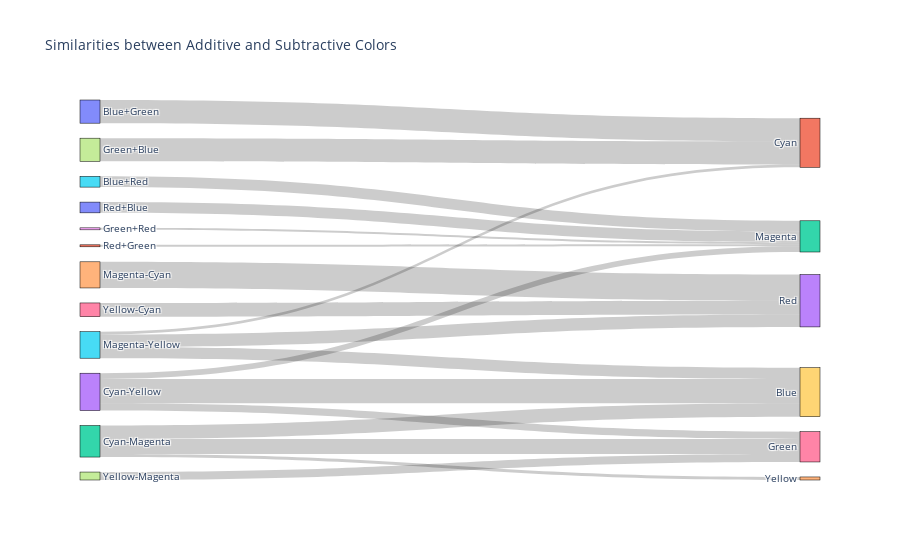

Source (notebook cell):
### Code cell
import plotly.graph_objects as go
import numpy as np

# Assuming color2vector is your dictionary of colors to vectors
# and you've computed additive_colors and subtractive_colors as given

# Calculate similarities and prepare data for Sankey diagram
source = []
target = []
value = []
labels = []

# Additive colors
for rv in additive_colors:
    for ov in color2vector.items():
        if ov[0] not in ['S1', 'V1', 'BW', 'Brown']:
            similarity = np.dot(rv[0], ov[1])
            if ov[0] not in rv[1]:
                # Add to Sankey data
                if rv[1] not in labels:
                    labels.append(rv[1])
                if ov[0] not in labels:
                    labels.append(ov[0])

                source.append(labels.index(rv[1]))
                target.append(labels.index(ov[0]))
                value.append(similarity)

# Assuming subtractive_colors follows the same structure
for rv in subtractive_colors:
    for ov in color2vector.items():
        if ov[0] not in ['S1', 'V1', 'BW', 'Brown']:
            similarity = np.dot(rv[0], ov[1])
            if ov[0] not in rv[1]:
                # Add to Sankey data
                if rv[1] not in labels:
                    labels.append(rv[1])
                if ov[0] not in labels:
                    labels.append(ov[0])

                source.append(labels.index(rv[1]))
                target.append(labels.index(ov[0]))
                value.append(similarity)
    # Similar logic as above

# Create Sankey diagram
fig = go.Figure(data=[go.Sankey(
    node=dict(
      pad=15,
      thickness=20,
      line=dict(color="black", width=0.5),
      label=labels
    ),
    link=dict(
      source=source,
      target=target,
      value=value
    ))])

fig.update_layout(title_text="Similarities between Additive and Subtractive Colors", font_size=10)
fig.show()

### Figure 1 — Plotly figure (JSON) as saved in the notebook; plotly's stock layout.template omitted (floating-point values rounded to 4 significant figures)
{"data": [{"link": {"source": [0, 0, 0, 0, 5, 5, 5, 5, 7, 7, 7, 7, 8, 8, 8, 8, 10, 10, 10, 10, 11, 11, 11, 11, 12, 12, 12, 12, 13, 13, 13, 13, 14, 14, 14, 14, 15, 15, 15, 15, 16, 16, 16, 16, 17, 17, 17, 17], "target": [1, 2, 3, 4, 1, 6, 2, 4, 1, 2, 3, 4, 9, 1, 2, 4, 1, 6, 2, 4, 9, 1, 2, 4, 9, 6, 3, 4, 9, 6, 2, 3, 9, 6, 3, 4, 9, 1, 6, 3, 9, 6, 2, 3, 9, 1, 6, 3], "value": [0.2187, -0.04847, -0.2298, -0.07933, -0.03848, -0.08801, 0.1014, -0.1554, 0.2187, -0.04847, -0.2298, -0.07933, -0.1237, -0.1183, 0.01869, -0.03693, -0.03848, -0.08801, 0.1014, -0.1554, -0.1237, -0.1183, 0.01869, -0.03693, 0.1259, 0.1426, -0.2467, 0.0287, 0.2301, 0.06804, 0.05429, -0.1296, -0.1259, -0.1426, 0.2467, -0.0287, 0.1063, 0.02611, -0.07502, 0.1177, -0.2301, -0.06804, -0.05429, 0.1296, -0.1063, -0.02611, 0.07502, -0.1177]}, "node": {"label": ["Blue+Green", "Cyan", "Magenta", "Red", "Yellow", "Blue+Red", "Green", "Green+Blue", "Green+Red", "Blue", "Red+Blue", "Red+Green", "Cyan-Magenta", "Cyan-Yellow", "Magenta-Cyan", "Magenta-Yellow", "Yellow-Cyan", "Yellow-Magenta"], "line": {"color": "black", "width": 0.5}, "pad": 15, "thickness": 20}, "type": "sankey"}], "layout": {"font": {"size": 10}, "title": {"text": "Similarities between Additive and Subtractive Colors"}}}
